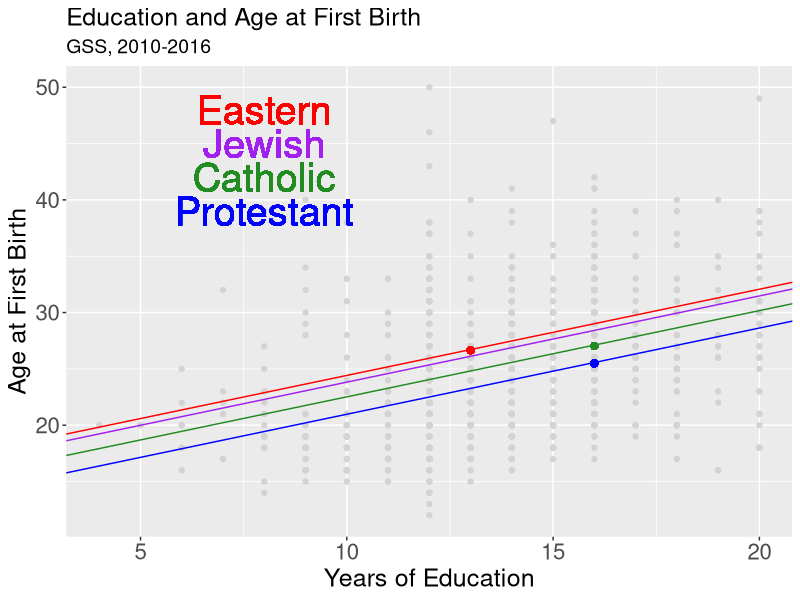

R code for this plot:
## ---- chunk 1
library(tidyverse)
library(kableExtra)
gss_week11 <- read_csv("../data/gss_week_11.csv")
## ---- chunk 2
#| echo: true
#| output: false

warmup_1 <- lm(agekdbrn ~ educ, data = gss_week11)

summary(warmup_1)
## ---- chunk 3
#| echo: false

summary(warmup_1)
## ---- chunk 4
#| echo: true
#| output-location: fragment

13.46735 + .79237*16
## ---- chunk 5
#| echo: true
#| output: false

gss_week11 <- mutate(gss_week11, degree = factor(degree, 
      levels = c("Less Than HS", "HS Diploma",
      "Some College", "College Degree",
      "Grad/Prof Degree")))

gss_week11$degree <- relevel(factor(gss_week11$degree), 
  ref = "College Degree")

warmup2 <- lm(agekdbrn ~ degree, data = gss_week11)

summary(warmup2)
## ---- chunk 6
#| echo: false

summary(warmup2)
## ---- chunk 7
#| echo: true
#| output-location: fragment

27.3598 + .3829
## ---- chunk 8
#| echo: true
#| output: false

gss_week11$religion <- relevel(factor(gss_week11$religion), 
                               ref="Protestant") 

warmup3 <- lm(agekdbrn_30plus ~ religion, data = gss_week11)

summary(warmup3)
## ---- chunk 9
#| echo: false

summary(warmup3)
## ---- chunk 10
#| echo: true
#| output-location: fragment

.149915 + .331567
## ---- chunk 11
#| echo: true
#| output: false

agekd_educ_religion <- lm(agekdbrn ~ educ + religion, 
  data = gss_week11)

summary(agekd_educ_religion)
## ---- chunk 12
#| echo: false

summary(agekd_educ_religion)
## ---- chunk 13
#| echo: true
#| output-location: fragment

13.32 + .76*16 + 1.55*0 + 3.45*0 + 2.85*0 - .14*0 + 1.25*0
## ---- chunk 14
#| echo: true
#| output-location: fragment

13.32 + .76*16 + 1.55*1 + 3.45*0 + 2.85*0 - .14*0 + 1.25*0
## ---- chunk 15
#| echo: false

summary(agekd_educ_religion)
## ---- chunk 16
#| echo: true
#| output-location: fragment

13.32 + .76*13 + 1.55*0 + 3.45*1 +2.85*0 - .14*0 + 1.25*0
## ---- chunk 17
#| echo: false

agekd_educ_religion_plot <- ggplot(gss_week11, aes(x = educ, y = agekdbrn))
agekd_educ_religion_plot + geom_point(color = "Light Gray") +
     geom_abline(slope = .76529, intercept = 13.32194, color = "Blue") +
     geom_abline(slope = .76529, intercept = 13.32194 + 1.54599, color = "Forest Green") +
     geom_abline(slope = .76529, intercept = 13.32194 + 3.44548, color = "Red") + 
     geom_abline(slope = .76529, intercept = 13.32194 + 2.85010, color = "Purple") +
     geom_text(x = 8, y = 48, label = "Eastern", color = "Red", size = 10) +
     geom_text(x = 8, y = 45, label = "Jewish", color = "Purple", size = 10) +
     geom_text(x = 8, y = 42, label = "Catholic", color = "Forest Green", size = 10) +
     geom_text(x = 8, y = 39, label = "Protestant", color = "Blue", size = 10) +
     geom_point(x = 16, y = 25.48, color = "Blue", size = 2) +
     geom_point(x = 16, y = 27.03, color = "Forest Green", size = 2) +
     geom_point(x = 13, y = 26.65, color = "Red", size = 2) +
     labs(x = "Years of Education", y = "Age at First Birth", title = "Education and Age at First Birth", subtitle = "GSS, 2010-2016") + 
     theme(axis.title = element_text(size = 18), axis.text = element_text(size = 16),
      plot.title = element_text(size = 18), plot.subtitle = element_text(size = 14))
## ---- chunk 18
#| echo: true
#| output: false

agekd_educ_religion_race_model <- 
lm(agekdbrn ~ educ + religion + racehisp,
data = gss_week11)

summary(agekd_educ_religion_race_model)
## ---- chunk 19
#| echo: true
#| output-location: fragment

12.8134 + .7420*17
## ---- chunk 20
#| echo: true
#| output-location: fragment

12.8134 + .7420*14 - .1464 + .2763
## ---- chunk 21
#| echo: true
#| output: false

memnum_educ_model <- 
lm(memnum ~ educ, data = gss_week11)

summary(memnum_educ_model)
## ---- chunk 22
#| echo: true
#| output-location: fragment

memnum_educ_model <- lm(memnum ~ educ, data = gss_week11)
## ---- chunk 23
#| echo: true
#| output-location: fragment

gss_week11$pred_memnum <- memnum_educ_model$fitted.values

gss_week11$res_memnum <- 
(gss_week11$memnum - gss_week11$pred_memnum)^2

gss_week11$dev_memnum <- 
(gss_week11$memnum - mean(gss_week11$memnum))^2

rsquared <- ((sum(gss_week11$dev_memnum)) - 
                  (sum(gss_week11$res_memnum))) /
                  sum(gss_week11$dev_memnum)

rsquared
## ---- chunk 24
#| echo: true
#| output-location: fragment

# adjusted_rsquared = 
# 1 - (((1 - rsquared)*(n-1)) / (n-k-1))

# n = sample size; k = number of variables

adjusted_rsquared <- 
1 - (((1 - rsquared)*(1924-1)) / (1924-1-1))

adjusted_rsquared
